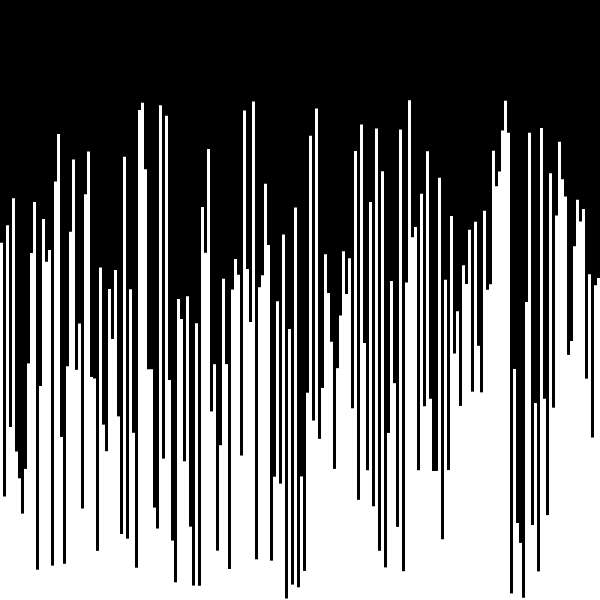
Frame 1 (no input)
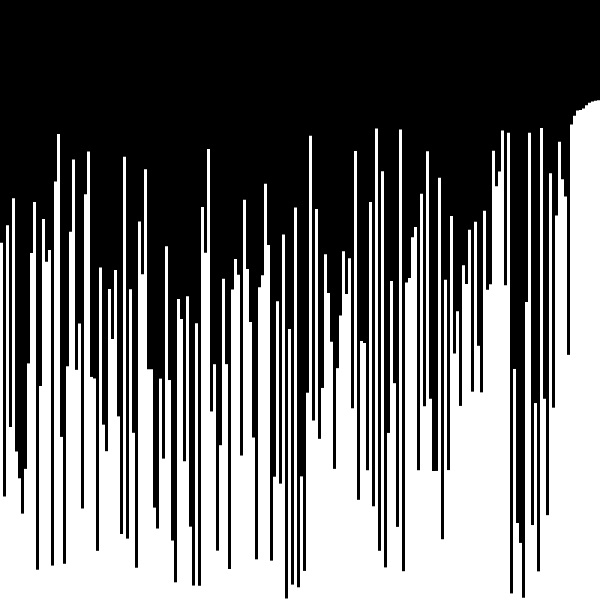
Frame 60 (no input)
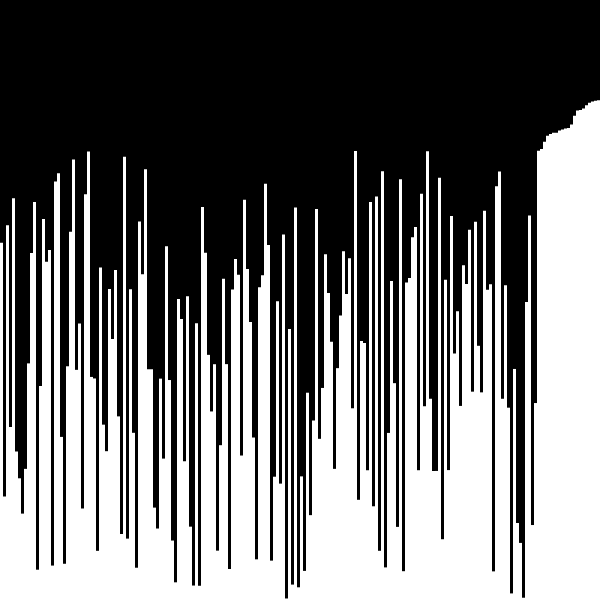
Frame 120 (the mouse pressed at the canvas centre since frame 60)

The p5.js sketch that drew these frames (run headless with seeded random() and noise() and a simulated clock; from frame 60 on, the mouse is pressed at the canvas centre):

// p5.js sketch
// ── sketch.js
let width = 600;
let height = 600;
let w;
let n = 200;

let v = [];

function setup() {
    createCanvas(width, height);
    w = width / n;
    for(let i = 0; i < n; i++){
        let h = random(height - 100);
        v.push({h, color: 255});
    }
}

function draw() {
    background(0);

    for(let i = 0; i < n; i++) {
        fill(v[i].color);
        strokeWeight(0);
        //stroke(125);
        rect(i*w,height-v[i].h,w,v[i].h);
        
    }

    sequential();
    //bubble();

}

function sleep(ms)  {
    return new Promise((resolve) => {
        setTimeout(resolve, ms);
    })
}


async function swappingElement(i, j) {
    let tmp = v[i];
    v[i] = v[j];
    v[j] = tmp;
    await sleep(100)
}

async function sequential() {
    let iter, count, max;

    for(iter = 0; iter < n - 1; iter++) {
        for(count = 1, max = 0; count < n -iter; count++)
            if(v[count].h > v[max].h)
                max = count;
        await swappingElement(max, n - iter - 1);
    }

}

async function bubble() {
    let iter, count;
    let swap;
    iter = 0;

    do {
        for(count = 0, swap = 0; count < n - iter - 1;count++) {
            if(v[count].h > v[count+1].h) {
                swap = 1;
                await swappingElement(count, count+1);
            }
        }
        iter++;
    } while(swap == 1);

}
